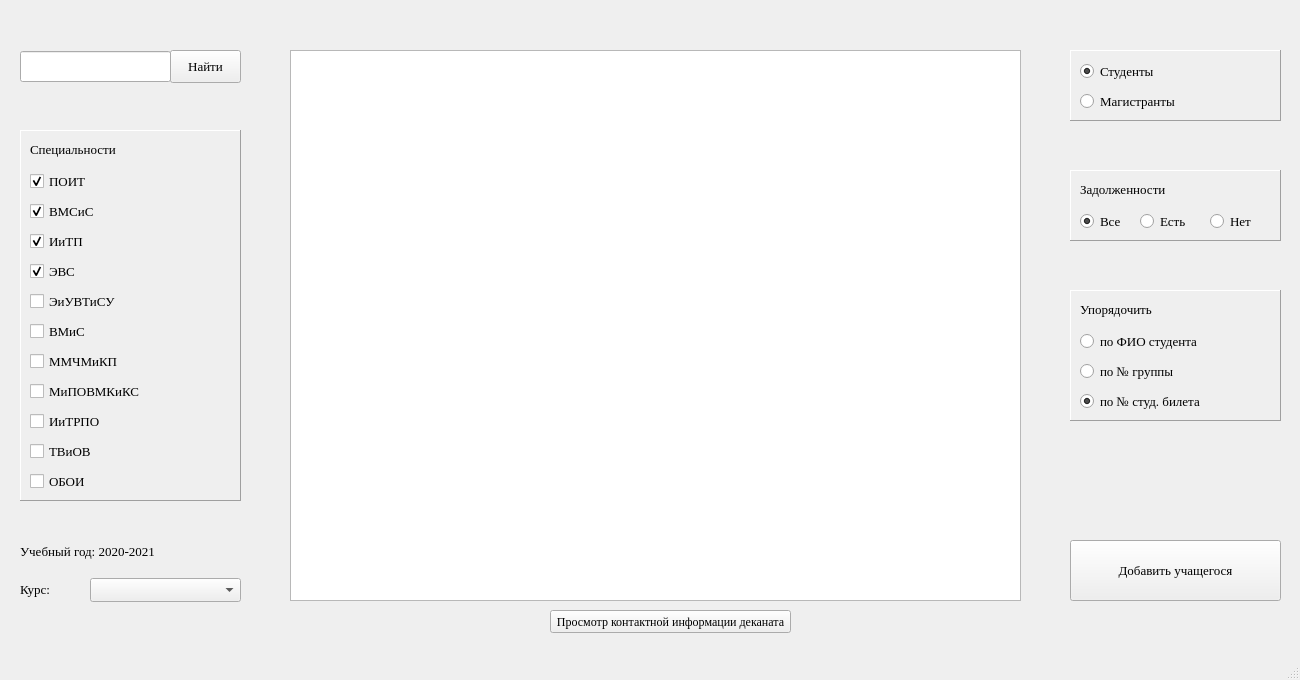
<?xml version="1.0" encoding="UTF-8"?>
<ui version="4.0">
 <class>MainWindow</class>
 <widget class="QMainWindow" name="MainWindow">
  <property name="geometry">
   <rect>
    <x>0</x>
    <y>0</y>
    <width>1300</width>
    <height>680</height>
   </rect>
  </property>
  <property name="font">
   <font>
    <family>Times New Roman</family>
   </font>
  </property>
  <property name="windowTitle">
   <string>MainWindow</string>
  </property>
  <property name="toolButtonStyle">
   <enum>Qt::ToolButtonIconOnly</enum>
  </property>
  <widget class="QWidget" name="centralwidget">
   <widget class="QLineEdit" name="searchLineEdit">
    <property name="geometry">
     <rect>
      <x>20</x>
      <y>51</y>
      <width>151</width>
      <height>31</height>
     </rect>
    </property>
    <property name="font">
     <font>
      <family>Times New Roman</family>
      <pointsize>10</pointsize>
     </font>
    </property>
   </widget>
   <widget class="QFrame" name="specialityFrame">
    <property name="geometry">
     <rect>
      <x>20</x>
      <y>130</y>
      <width>221</width>
      <height>371</height>
     </rect>
    </property>
    <property name="frameShape">
     <enum>QFrame::Panel</enum>
    </property>
    <property name="frameShadow">
     <enum>QFrame::Raised</enum>
    </property>
    <widget class="QLabel" name="label">
     <property name="geometry">
      <rect>
       <x>10</x>
       <y>10</y>
       <width>141</width>
       <height>18</height>
      </rect>
     </property>
     <property name="font">
      <font>
       <family>Times New Roman</family>
       <pointsize>10</pointsize>
      </font>
     </property>
     <property name="text">
      <string>Специальности</string>
     </property>
    </widget>
    <widget class="QCheckBox" name="avsCheckBox_4">
     <property name="geometry">
      <rect>
       <x>10</x>
       <y>130</y>
       <width>92</width>
       <height>22</height>
      </rect>
     </property>
     <property name="font">
      <font>
       <family>Times New Roman</family>
       <pointsize>10</pointsize>
      </font>
     </property>
     <property name="text">
      <string>ЭВС</string>
     </property>
     <property name="checked">
      <bool>true</bool>
     </property>
    </widget>
    <widget class="QCheckBox" name="vmsisCheckBox_2">
     <property name="geometry">
      <rect>
       <x>10</x>
       <y>70</y>
       <width>92</width>
       <height>22</height>
      </rect>
     </property>
     <property name="font">
      <font>
       <family>Times New Roman</family>
       <pointsize>10</pointsize>
      </font>
     </property>
     <property name="text">
      <string>ВМСиС</string>
     </property>
     <property name="checked">
      <bool>true</bool>
     </property>
    </widget>
    <widget class="QCheckBox" name="iitpCheckBox_3">
     <property name="geometry">
      <rect>
       <x>10</x>
       <y>100</y>
       <width>92</width>
       <height>22</height>
      </rect>
     </property>
     <property name="font">
      <font>
       <family>Times New Roman</family>
       <pointsize>10</pointsize>
      </font>
     </property>
     <property name="text">
      <string>ИиТП</string>
     </property>
     <property name="checked">
      <bool>true</bool>
     </property>
    </widget>
    <widget class="QCheckBox" name="poit1CheckBox_1">
     <property name="geometry">
      <rect>
       <x>10</x>
       <y>40</y>
       <width>92</width>
       <height>22</height>
      </rect>
     </property>
     <property name="font">
      <font>
       <family>Times New Roman</family>
       <pointsize>10</pointsize>
      </font>
     </property>
     <property name="text">
      <string>ПОИТ</string>
     </property>
     <property name="checked">
      <bool>true</bool>
     </property>
    </widget>
    <widget class="QCheckBox" name="vmisCheckBox_6">
     <property name="geometry">
      <rect>
       <x>10</x>
       <y>190</y>
       <width>92</width>
       <height>22</height>
      </rect>
     </property>
     <property name="font">
      <font>
       <family>Times New Roman</family>
       <pointsize>10</pointsize>
      </font>
     </property>
     <property name="text">
      <string>ВМиС</string>
     </property>
     <property name="checkable">
      <bool>false</bool>
     </property>
     <property name="checked">
      <bool>false</bool>
     </property>
    </widget>
    <widget class="QCheckBox" name="mipovmkiksCheckBox_8">
     <property name="geometry">
      <rect>
       <x>10</x>
       <y>250</y>
       <width>161</width>
       <height>22</height>
      </rect>
     </property>
     <property name="font">
      <font>
       <family>Times New Roman</family>
       <pointsize>10</pointsize>
      </font>
     </property>
     <property name="text">
      <string>МиПОВМКиКС</string>
     </property>
     <property name="checkable">
      <bool>false</bool>
     </property>
     <property name="checked">
      <bool>false</bool>
     </property>
    </widget>
    <widget class="QCheckBox" name="mmchmikpCheckBox_7">
     <property name="geometry">
      <rect>
       <x>10</x>
       <y>220</y>
       <width>151</width>
       <height>22</height>
      </rect>
     </property>
     <property name="font">
      <font>
       <family>Times New Roman</family>
       <pointsize>10</pointsize>
      </font>
     </property>
     <property name="text">
      <string>ММЧМиКП</string>
     </property>
     <property name="checkable">
      <bool>false</bool>
     </property>
     <property name="checked">
      <bool>false</bool>
     </property>
    </widget>
    <widget class="QCheckBox" name="aiuvtisuCheckBox_5">
     <property name="geometry">
      <rect>
       <x>10</x>
       <y>160</y>
       <width>121</width>
       <height>22</height>
      </rect>
     </property>
     <property name="font">
      <font>
       <family>Times New Roman</family>
       <pointsize>10</pointsize>
      </font>
     </property>
     <property name="text">
      <string>ЭиУВТиСУ</string>
     </property>
     <property name="checkable">
      <bool>false</bool>
     </property>
     <property name="checked">
      <bool>false</bool>
     </property>
    </widget>
    <widget class="QCheckBox" name="tviovCheckBox_10">
     <property name="geometry">
      <rect>
       <x>10</x>
       <y>310</y>
       <width>92</width>
       <height>22</height>
      </rect>
     </property>
     <property name="font">
      <font>
       <family>Times New Roman</family>
       <pointsize>10</pointsize>
      </font>
     </property>
     <property name="text">
      <string>ТВиОВ</string>
     </property>
     <property name="checkable">
      <bool>false</bool>
     </property>
     <property name="checked">
      <bool>false</bool>
     </property>
    </widget>
    <widget class="QCheckBox" name="iitrpoCheckBox_9">
     <property name="geometry">
      <rect>
       <x>10</x>
       <y>280</y>
       <width>111</width>
       <height>22</height>
      </rect>
     </property>
     <property name="font">
      <font>
       <family>Times New Roman</family>
       <pointsize>10</pointsize>
      </font>
     </property>
     <property name="text">
      <string>ИиТРПО</string>
     </property>
     <property name="checkable">
      <bool>false</bool>
     </property>
     <property name="checked">
      <bool>false</bool>
     </property>
    </widget>
    <widget class="QCheckBox" name="oboiCheckBox_11">
     <property name="geometry">
      <rect>
       <x>10</x>
       <y>340</y>
       <width>92</width>
       <height>22</height>
      </rect>
     </property>
     <property name="font">
      <font>
       <family>Times New Roman</family>
       <pointsize>10</pointsize>
      </font>
     </property>
     <property name="text">
      <string>ОБОИ</string>
     </property>
     <property name="checkable">
      <bool>false</bool>
     </property>
     <property name="checked">
      <bool>false</bool>
     </property>
    </widget>
   </widget>
   <widget class="QLabel" name="label_2">
    <property name="geometry">
     <rect>
      <x>20</x>
      <y>542</y>
      <width>191</width>
      <height>18</height>
     </rect>
    </property>
    <property name="font">
     <font>
      <family>Times New Roman</family>
      <pointsize>10</pointsize>
     </font>
    </property>
    <property name="text">
     <string>Учебный год: 2020-2021</string>
    </property>
   </widget>
   <widget class="QLabel" name="label_3">
    <property name="geometry">
     <rect>
      <x>20</x>
      <y>580</y>
      <width>64</width>
      <height>18</height>
     </rect>
    </property>
    <property name="font">
     <font>
      <family>Times New Roman</family>
      <pointsize>10</pointsize>
     </font>
    </property>
    <property name="text">
     <string>Курс:</string>
    </property>
   </widget>
   <widget class="QTableView" name="tableView">
    <property name="geometry">
     <rect>
      <x>290</x>
      <y>50</y>
      <width>731</width>
      <height>551</height>
     </rect>
    </property>
   </widget>
   <widget class="QComboBox" name="courseComboBox">
    <property name="geometry">
     <rect>
      <x>90</x>
      <y>578</y>
      <width>151</width>
      <height>24</height>
     </rect>
    </property>
    <property name="font">
     <font>
      <family>Times New Roman</family>
      <pointsize>10</pointsize>
     </font>
    </property>
   </widget>
   <widget class="QFrame" name="frame">
    <property name="geometry">
     <rect>
      <x>1070</x>
      <y>50</y>
      <width>211</width>
      <height>71</height>
     </rect>
    </property>
    <property name="frameShape">
     <enum>QFrame::Panel</enum>
    </property>
    <property name="frameShadow">
     <enum>QFrame::Raised</enum>
    </property>
    <widget class="QRadioButton" name="studentsRadioButton">
     <property name="geometry">
      <rect>
       <x>10</x>
       <y>10</y>
       <width>106</width>
       <height>22</height>
      </rect>
     </property>
     <property name="font">
      <font>
       <family>Times New Roman</family>
       <pointsize>10</pointsize>
      </font>
     </property>
     <property name="text">
      <string>Студенты</string>
     </property>
     <property name="checked">
      <bool>true</bool>
     </property>
    </widget>
    <widget class="QRadioButton" name="mastersRadioButton">
     <property name="geometry">
      <rect>
       <x>10</x>
       <y>40</y>
       <width>141</width>
       <height>22</height>
      </rect>
     </property>
     <property name="font">
      <font>
       <family>Times New Roman</family>
       <pointsize>10</pointsize>
      </font>
     </property>
     <property name="text">
      <string>Магистранты</string>
     </property>
    </widget>
   </widget>
   <widget class="QFrame" name="frame_2">
    <property name="geometry">
     <rect>
      <x>1070</x>
      <y>170</y>
      <width>211</width>
      <height>71</height>
     </rect>
    </property>
    <property name="frameShape">
     <enum>QFrame::Panel</enum>
    </property>
    <property name="frameShadow">
     <enum>QFrame::Raised</enum>
    </property>
    <widget class="QLabel" name="label_4">
     <property name="geometry">
      <rect>
       <x>10</x>
       <y>10</y>
       <width>131</width>
       <height>18</height>
      </rect>
     </property>
     <property name="font">
      <font>
       <family>Times New Roman</family>
       <pointsize>10</pointsize>
      </font>
     </property>
     <property name="text">
      <string>Задолженности</string>
     </property>
    </widget>
    <widget class="QRadioButton" name="withDebtRadioButton">
     <property name="geometry">
      <rect>
       <x>70</x>
       <y>40</y>
       <width>71</width>
       <height>22</height>
      </rect>
     </property>
     <property name="font">
      <font>
       <family>Times New Roman</family>
       <pointsize>10</pointsize>
      </font>
     </property>
     <property name="text">
      <string>Есть</string>
     </property>
     <property name="checkable">
      <bool>true</bool>
     </property>
    </widget>
    <widget class="QRadioButton" name="noDebtRadioButton">
     <property name="geometry">
      <rect>
       <x>140</x>
       <y>40</y>
       <width>141</width>
       <height>22</height>
      </rect>
     </property>
     <property name="font">
      <font>
       <family>Times New Roman</family>
       <pointsize>10</pointsize>
      </font>
     </property>
     <property name="text">
      <string>Нет</string>
     </property>
    </widget>
    <widget class="QRadioButton" name="allDebtRadioButton">
     <property name="geometry">
      <rect>
       <x>10</x>
       <y>40</y>
       <width>61</width>
       <height>22</height>
      </rect>
     </property>
     <property name="font">
      <font>
       <family>Times New Roman</family>
       <pointsize>10</pointsize>
      </font>
     </property>
     <property name="text">
      <string>Все</string>
     </property>
     <property name="checkable">
      <bool>true</bool>
     </property>
     <property name="checked">
      <bool>true</bool>
     </property>
    </widget>
   </widget>
   <widget class="QFrame" name="frame_3">
    <property name="geometry">
     <rect>
      <x>1070</x>
      <y>290</y>
      <width>211</width>
      <height>131</height>
     </rect>
    </property>
    <property name="frameShape">
     <enum>QFrame::Panel</enum>
    </property>
    <property name="frameShadow">
     <enum>QFrame::Raised</enum>
    </property>
    <widget class="QLabel" name="label_5">
     <property name="geometry">
      <rect>
       <x>10</x>
       <y>10</y>
       <width>111</width>
       <height>18</height>
      </rect>
     </property>
     <property name="font">
      <font>
       <family>Times New Roman</family>
       <pointsize>10</pointsize>
      </font>
     </property>
     <property name="text">
      <string>Упорядочить</string>
     </property>
    </widget>
    <widget class="QRadioButton" name="nameSortRadioButton">
     <property name="geometry">
      <rect>
       <x>10</x>
       <y>40</y>
       <width>191</width>
       <height>22</height>
      </rect>
     </property>
     <property name="font">
      <font>
       <family>Times New Roman</family>
       <pointsize>10</pointsize>
      </font>
     </property>
     <property name="text">
      <string>по ФИО студента</string>
     </property>
    </widget>
    <widget class="QRadioButton" name="groupNumberSortRadioButton">
     <property name="geometry">
      <rect>
       <x>10</x>
       <y>70</y>
       <width>181</width>
       <height>22</height>
      </rect>
     </property>
     <property name="font">
      <font>
       <family>Times New Roman</family>
       <pointsize>10</pointsize>
      </font>
     </property>
     <property name="text">
      <string>по № группы</string>
     </property>
    </widget>
    <widget class="QRadioButton" name="idNumberRadioButton">
     <property name="geometry">
      <rect>
       <x>10</x>
       <y>100</y>
       <width>191</width>
       <height>22</height>
      </rect>
     </property>
     <property name="font">
      <font>
       <family>Times New Roman</family>
       <pointsize>10</pointsize>
      </font>
     </property>
     <property name="text">
      <string>по № студ. билета</string>
     </property>
     <property name="checked">
      <bool>true</bool>
     </property>
    </widget>
   </widget>
   <widget class="QPushButton" name="searchPushButton">
    <property name="geometry">
     <rect>
      <x>170</x>
      <y>50</y>
      <width>71</width>
      <height>33</height>
     </rect>
    </property>
    <property name="font">
     <font>
      <family>Times New Roman</family>
      <pointsize>10</pointsize>
     </font>
    </property>
    <property name="text">
     <string>Найти</string>
    </property>
   </widget>
   <widget class="QPushButton" name="addPushButton">
    <property name="geometry">
     <rect>
      <x>1070</x>
      <y>540</y>
      <width>211</width>
      <height>61</height>
     </rect>
    </property>
    <property name="font">
     <font>
      <family>Times New Roman</family>
      <pointsize>10</pointsize>
     </font>
    </property>
    <property name="text">
     <string>Добавить учащегося</string>
    </property>
   </widget>
   <widget class="QPushButton" name="viewPushButton">
    <property name="geometry">
     <rect>
      <x>550</x>
      <y>610</y>
      <width>241</width>
      <height>23</height>
     </rect>
    </property>
    <property name="text">
     <string>Просмотр контактной информации деканата</string>
    </property>
   </widget>
  </widget>
  <widget class="QMenuBar" name="menubar">
   <property name="geometry">
    <rect>
     <x>0</x>
     <y>0</y>
     <width>1300</width>
     <height>21</height>
    </rect>
   </property>
  </widget>
  <widget class="QStatusBar" name="statusbar"/>
 </widget>
 <resources/>
 <connections/>
</ui>
